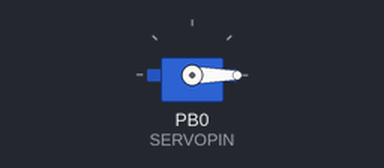
This sketch was run on a simulated ATtiny85, built with avr-gcc and run on an emulated ATtiny85. Parts: servo.

Above: at 0.1 s.
At 1.1 s:
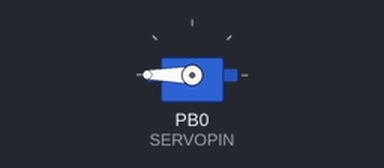
Timing chart, 0 to 3.5 s (numbered marks = the images above):
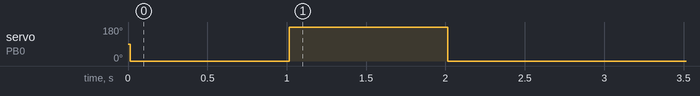

The sketch:

Auto_Lights_Hack.ino
```cpp
#include <Adafruit_SoftServo.h>

#define SERVOPIN 0

Adafruit_SoftServo myServo1;

void setup() {
   // Set up the interrupt that will refresh the servo for us automagically
  OCR0A = 0xAF;            // any number is OK
  TIMSK |= _BV(OCIE0A);    // Turn on the compare interrupt (below!)


  myServo1.attach(SERVOPIN);
  myServo1.write(90);
  delay(15);

}

void loop() {
  int servoPos1 = 0;  // variable to convert voltage on pot to servo position
  int servoPos2 = 180;  // variable to convert voltage on pot to servo position
  myServo1.write(servoPos1);                    // tell servo to go to position
  delay(1000);                              // waits 15ms for the servo to reach the position
  myServo1.write(servoPos2);
  delay(1000);
  myServo1.write(servoPos1);
  delay(900000);

}


// We'll take advantage of the built in millis() timer that goes off
// to keep track of time, and refresh the servo every 20 milliseconds
// The SIGNAL(TIMER0_COMPA_vect) function is the interrupt that will be
// Called by the microcontroller every 2 milliseconds
volatile uint8_t counter = 0;
SIGNAL(TIMER0_COMPA_vect) {
  // this gets called every 2 milliseconds
  counter += 2;
  // every 20 milliseconds, refresh the servos!
  if (counter >= 20) {
    counter = 0;
    myServo1.refresh();
  }
}
```

Measured:
- by itself, servo on PB0 (SERVOPIN): 90° → 0° at 0.02 s, → 180° 1.0 s later, → 0° 1.0 s later
